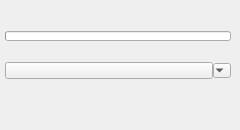
<?xml version="1.0" encoding="UTF-8"?>
<ui version="4.0">
 <class>QtUi</class>
 <widget class="QMainWindow" name="QtUi">
  <property name="enabled">
   <bool>true</bool>
  </property>
  <property name="geometry">
   <rect>
    <x>0</x>
    <y>0</y>
    <width>240</width>
    <height>130</height>
   </rect>
  </property>
  <property name="minimumSize">
   <size>
    <width>0</width>
    <height>0</height>
   </size>
  </property>
  <property name="maximumSize">
   <size>
    <width>999</width>
    <height>999</height>
   </size>
  </property>
  <property name="windowTitle">
   <string>Toolkit</string>
  </property>
  <property name="tabShape">
   <enum>QTabWidget::Triangular</enum>
  </property>
  <property name="dockNestingEnabled">
   <bool>true</bool>
  </property>
  <property name="dockOptions">
   <set>QMainWindow::AllowNestedDocks|QMainWindow::AllowTabbedDocks|QMainWindow::AnimatedDocks|QMainWindow::ForceTabbedDocks</set>
  </property>
  <widget class="QWidget" name="mainWindow">
   <widget class="QWidget" name="layoutWidget_2">
    <property name="geometry">
     <rect>
      <x>5</x>
      <y>10</y>
      <width>226</width>
      <height>91</height>
     </rect>
    </property>
    <layout class="QGridLayout" name="gridLayout_2">
     <property name="spacing">
      <number>0</number>
     </property>
     <item row="1" column="1">
      <widget class="QPushButton_Draggable" name="pin">
       <property name="minimumSize">
        <size>
         <width>19</width>
         <height>17</height>
        </size>
       </property>
       <property name="maximumSize">
        <size>
         <width>999</width>
         <height>17</height>
        </size>
       </property>
       <property name="text">
        <string/>
       </property>
       <property name="checkable">
        <bool>true</bool>
       </property>
      </widget>
     </item>
     <item row="1" column="2">
      <widget class="QComboBox_" name="cmb000">
       <property name="sizePolicy">
        <sizepolicy hsizetype="Minimum" vsizetype="Ignored">
         <horstretch>0</horstretch>
         <verstretch>0</verstretch>
        </sizepolicy>
       </property>
       <property name="minimumSize">
        <size>
         <width>18</width>
         <height>15</height>
        </size>
       </property>
       <property name="maximumSize">
        <size>
         <width>18</width>
         <height>15</height>
        </size>
       </property>
      </widget>
     </item>
     <item row="0" column="1" colspan="2">
      <widget class="QProgressBar_" name="progressBar">
       <property name="sizePolicy">
        <sizepolicy hsizetype="Ignored" vsizetype="Fixed">
         <horstretch>0</horstretch>
         <verstretch>0</verstretch>
        </sizepolicy>
       </property>
       <property name="minimumSize">
        <size>
         <width>0</width>
         <height>10</height>
        </size>
       </property>
       <property name="maximumSize">
        <size>
         <width>16777215</width>
         <height>10</height>
        </size>
       </property>
       <property name="value">
        <number>0</number>
       </property>
       <property name="textVisible">
        <bool>false</bool>
       </property>
      </widget>
     </item>
     <item row="2" column="1" colspan="2">
      <layout class="QHBoxLayout" name="horizontalLayout">
       <item>
        <layout class="QVBoxLayout" name="verticalLayout">
         <property name="spacing">
          <number>12</number>
         </property>
        </layout>
       </item>
       <item>
        <layout class="QVBoxLayout" name="verticalLayout_2">
         <property name="spacing">
          <number>12</number>
         </property>
        </layout>
       </item>
      </layout>
     </item>
    </layout>
   </widget>
  </widget>
 </widget>
 <customwidgets>
  <customwidget>
   <class>QPushButton_Draggable</class>
   <extends>QPushButton</extends>
   <header>widgets.qpushbutton_draggable.h</header>
  </customwidget>
  <customwidget>
   <class>QComboBox_</class>
   <extends>QComboBox</extends>
   <header>widgets.qcombobox_.h</header>
  </customwidget>
  <customwidget>
   <class>QProgressBar_</class>
   <extends>QProgressBar</extends>
   <header>widgets.qprogressbar_.h</header>
  </customwidget>
 </customwidgets>
 <resources/>
 <connections/>
 <designerdata>
  <property name="gridDeltaX">
   <number>5</number>
  </property>
  <property name="gridDeltaY">
   <number>10</number>
  </property>
  <property name="gridSnapX">
   <bool>true</bool>
  </property>
  <property name="gridSnapY">
   <bool>true</bool>
  </property>
  <property name="gridVisible">
   <bool>true</bool>
  </property>
 </designerdata>
</ui>
